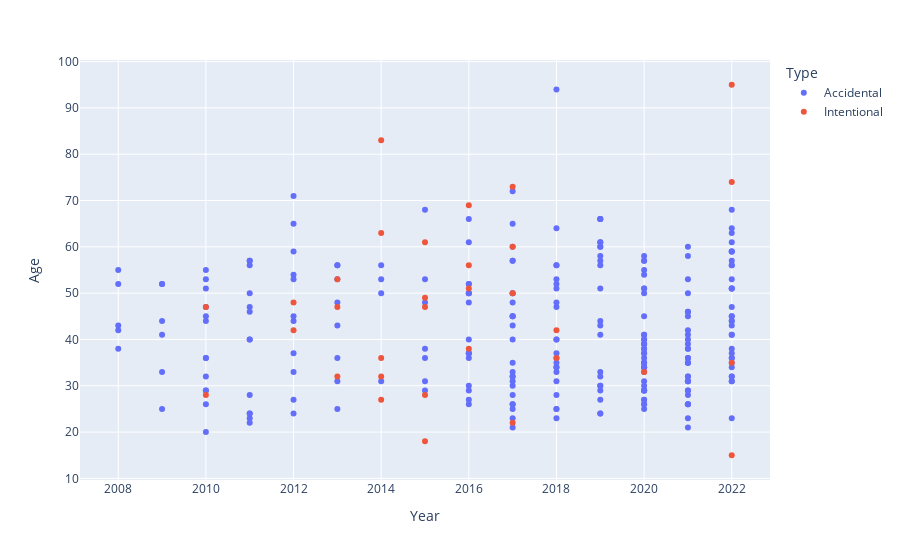

Notebook source saved alongside this figure:
### Code cell
age_scatter = px.scatter(overdose_df, x='Year', y='Age', color='Type')
age_scatter.show()

### Figure 1 — Plotly figure (JSON) as saved in the notebook; plotly's stock layout.template omitted (floating-point values rounded to 4 significant figures; data arrays with more than 128 entries replaced by an {"elided": "..."} marker saying what was removed)
{"data": [{"hovertemplate": "Type=Accidental<br>Year=%{x}<br>Age=%{y}<extra></extra>", "legendgroup": "Accidental", "marker": {"color": "#636efa", "symbol": "circle"}, "mode": "markers", "name": "Accidental", "orientation": "v", "showlegend": true, "type": "scatter", "x": {"elided": "256 int values"}, "xaxis": "x", "y": {"elided": "256 int values"}, "yaxis": "y"}, {"hovertemplate": "Type=Intentional<br>Year=%{x}<br>Age=%{y}<extra></extra>", "legendgroup": "Intentional", "marker": {"color": "#EF553B", "symbol": "circle"}, "mode": "markers", "name": "Intentional", "orientation": "v", "showlegend": true, "type": "scatter", "x": [2010, 2010, 2012, 2012, 2013, 2013, 2013, 2014, 2014, 2014, 2014, 2014, 2015, 2015, 2015, 2015, 2015, 2016, 2016, 2016, 2016, 2017, 2017, 2017, 2017, 2018, 2018, 2020, 2022, 2022, 2022, 2022], "xaxis": "x", "y": [28, 47, 42, 48, 47, 53, 32, 63, 32, 36, 83, 27, 18, 28, 49, 61, 47, 56, 69, 51, 38, 50, 73, 60, 22, 36, 42, 33, 95, 74, 35, 15], "yaxis": "y"}], "layout": {"autosize": true, "legend": {"title": {"text": "Type"}, "tracegroupgap": 0}, "margin": {"t": 60}, "xaxis": {"anchor": "y", "autorange": true, "domain": [0, 1], "range": [2007.0, 2023.0], "title": {"text": "Year"}, "type": "linear"}, "yaxis": {"anchor": "x", "autorange": true, "domain": [0, 1], "range": [8.806, 101.2], "title": {"text": "Age"}, "type": "linear"}}}
